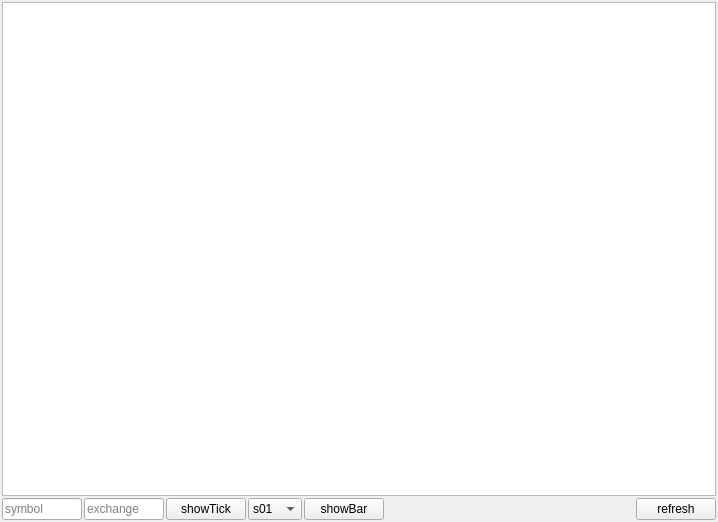
<?xml version="1.0" encoding="UTF-8"?>
<ui version="4.0">
 <class>ContractForm</class>
 <widget class="QWidget" name="ContractForm">
  <property name="geometry">
   <rect>
    <x>0</x>
    <y>0</y>
    <width>718</width>
    <height>522</height>
   </rect>
  </property>
  <property name="windowTitle">
   <string>Form</string>
  </property>
  <layout class="QVBoxLayout" name="verticalLayout">
   <property name="spacing">
    <number>2</number>
   </property>
   <property name="leftMargin">
    <number>2</number>
   </property>
   <property name="topMargin">
    <number>2</number>
   </property>
   <property name="rightMargin">
    <number>2</number>
   </property>
   <property name="bottomMargin">
    <number>2</number>
   </property>
   <item>
    <widget class="QTableWidget" name="tableWidget"/>
   </item>
   <item>
    <layout class="QHBoxLayout" name="horizontalLayout">
     <item>
      <widget class="QLineEdit" name="lineEditExchange">
       <property name="minimumSize">
        <size>
         <width>80</width>
         <height>0</height>
        </size>
       </property>
       <property name="maximumSize">
        <size>
         <width>80</width>
         <height>16777215</height>
        </size>
       </property>
       <property name="readOnly">
        <bool>true</bool>
       </property>
       <property name="placeholderText">
        <string>symbol</string>
       </property>
      </widget>
     </item>
     <item>
      <widget class="QLineEdit" name="lineEditSymbol">
       <property name="minimumSize">
        <size>
         <width>80</width>
         <height>0</height>
        </size>
       </property>
       <property name="maximumSize">
        <size>
         <width>80</width>
         <height>16777215</height>
        </size>
       </property>
       <property name="readOnly">
        <bool>true</bool>
       </property>
       <property name="placeholderText">
        <string>exchange</string>
       </property>
      </widget>
     </item>
     <item>
      <widget class="QPushButton" name="pushButtonTick">
       <property name="text">
        <string>showTick</string>
       </property>
      </widget>
     </item>
     <item>
      <widget class="QComboBox" name="comboBox">
       <item>
        <property name="text">
         <string>s01</string>
        </property>
       </item>
       <item>
        <property name="text">
         <string>s03</string>
        </property>
       </item>
       <item>
        <property name="text">
         <string>s05</string>
        </property>
       </item>
       <item>
        <property name="text">
         <string>s10</string>
        </property>
       </item>
       <item>
        <property name="text">
         <string>s15</string>
        </property>
       </item>
       <item>
        <property name="text">
         <string>s30</string>
        </property>
       </item>
       <item>
        <property name="text">
         <string>m01</string>
        </property>
       </item>
       <item>
        <property name="text">
         <string>m03</string>
        </property>
       </item>
       <item>
        <property name="text">
         <string>m05</string>
        </property>
       </item>
       <item>
        <property name="text">
         <string>m10</string>
        </property>
       </item>
       <item>
        <property name="text">
         <string>m15</string>
        </property>
       </item>
       <item>
        <property name="text">
         <string>m30</string>
        </property>
       </item>
       <item>
        <property name="text">
         <string>h01</string>
        </property>
       </item>
       <item>
        <property name="text">
         <string>h02</string>
        </property>
       </item>
       <item>
        <property name="text">
         <string>h03</string>
        </property>
       </item>
       <item>
        <property name="text">
         <string>h04</string>
        </property>
       </item>
       <item>
        <property name="text">
         <string>d01</string>
        </property>
       </item>
       <item>
        <property name="text">
         <string>w01</string>
        </property>
       </item>
       <item>
        <property name="text">
         <string>x01</string>
        </property>
       </item>
      </widget>
     </item>
     <item>
      <widget class="QPushButton" name="pushButtonBar">
       <property name="text">
        <string>showBar</string>
       </property>
      </widget>
     </item>
     <item>
      <spacer name="horizontalSpacer">
       <property name="orientation">
        <enum>Qt::Horizontal</enum>
       </property>
       <property name="sizeHint" stdset="0">
        <size>
         <width>40</width>
         <height>20</height>
        </size>
       </property>
      </spacer>
     </item>
     <item>
      <widget class="QPushButton" name="refreshButton">
       <property name="text">
        <string>refresh</string>
       </property>
      </widget>
     </item>
    </layout>
   </item>
  </layout>
 </widget>
 <resources/>
 <connections/>
</ui>
